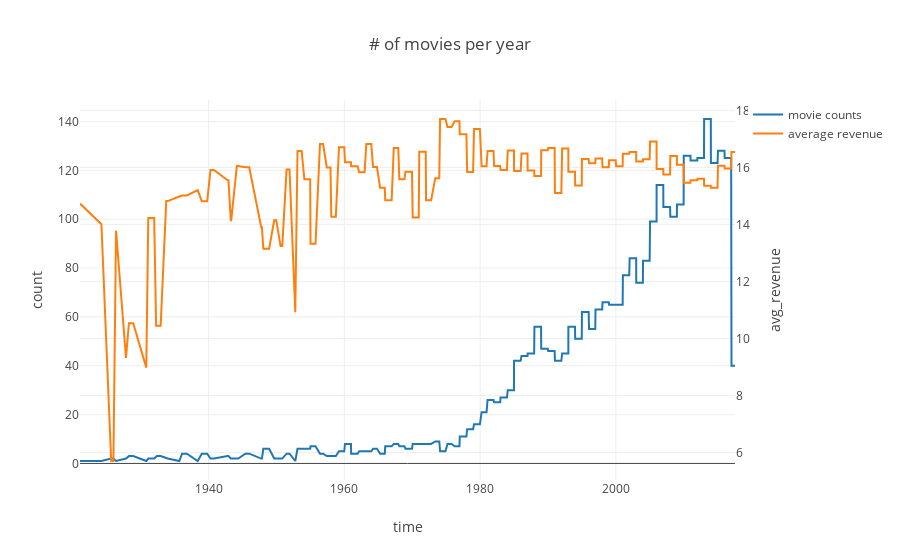

Write notebook code for a chart like this one.
### Code cell
trace_1 = go.Scatter(x = tr_cat2.index, y = tr_cat2.year_count, 
                     mode = 'lines', name = 'movie counts')
trace_2 = go.Scatter(x = tr_cat2.index, y = tr_cat2.year_avg, 
                    mode = 'lines', name = 'average revenue', 
                    yaxis = 'y2')
layout = go.Layout(title = '# of movies per year', 
                  xaxis = dict(title = 'time'), 
                  yaxis = dict(title = 'count'), 
                  yaxis2 = dict(title = 'avg_revenue', 
                                overlaying = 'y', side = 'right'))
fig = go.Figure([trace_1, trace_2], layout)
iplot(fig)

### Figure 1 — Plotly figure (JSON) as saved in the notebook; plotly's stock layout.template omitted (floating-point values rounded to 4 significant figures; data arrays with more than 128 entries replaced by an {"elided": "..."} marker saying what was removed)
{"data": [{"mode": "lines", "name": "movie counts", "type": "scatter", "uid": "eb994231-1087-4dd1-a9b8-f302f35d149d", "x": {"elided": "3000 str values"}, "y": {"elided": "3000 int values"}}, {"mode": "lines", "name": "average revenue", "type": "scatter", "uid": "8d21b314-bf43-4722-bf8a-fb2c02b19d80", "x": {"elided": "3000 str values"}, "y": {"elided": "3000 float values"}, "yaxis": "y2"}], "layout": {"title": "# of movies per year", "xaxis": {"title": "time"}, "yaxis": {"title": "count"}, "yaxis2": {"overlaying": "y", "side": "right", "title": "avg_revenue"}}}
